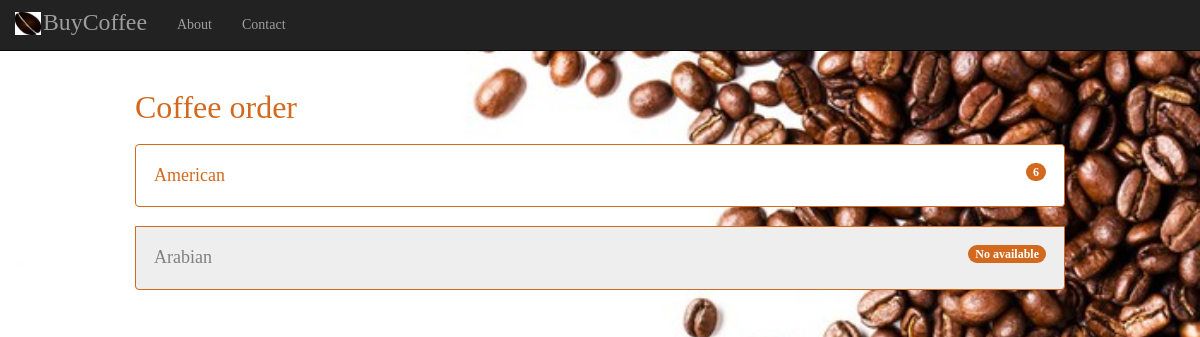
/coffee/, run on an earlier commit of the app's database.
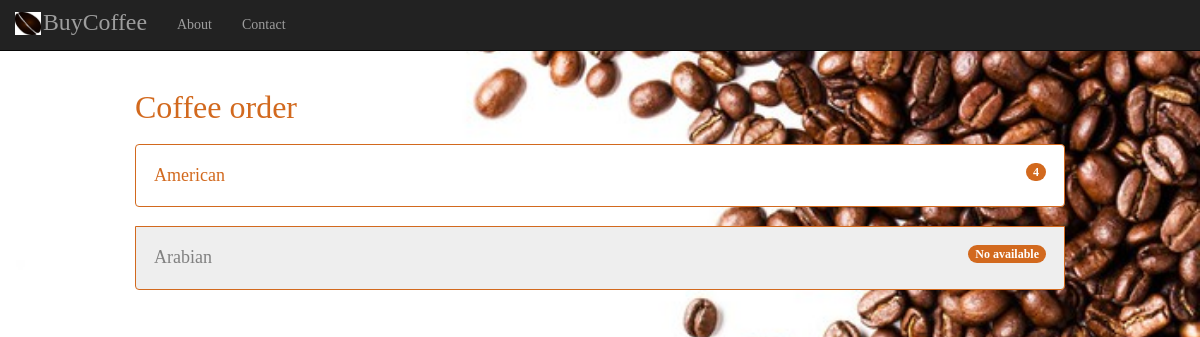
And on a later commit of the database.
### coffee/models.py (models this page shows, shortened)
class CoffeeCapsule(models.Model):
    AMERICAN = 'American'
    ARABIAN = 'Arabian'
    COFFEE_CHOICES = (
        (AMERICAN, 'American'),
        (ARABIAN, 'Arabian'),
    )
    coffeeType = models.CharField('Type', choices=COFFEE_CHOICES, max_length=25)
    additionDate = models.DateTimeField('addition date', default=timezone.now)
    expirationDate = models.DateTimeField('expiration date')
    coffeeDescription = models.TextField('Description', max_length=200, help_text="Insert a brief product description")
    coffeePrice = models.DecimalField('Price', max_digits=4, decimal_places=2, default=0.50)
    coffeeQuantity = models.PositiveSmallIntegerField('Quantity', default=1, editable=True)

### coffee/views.py (the view)
# urls.py: path('', views.IndexView.as_view(), name='index'),
class IndexView(generic.ListView):
    template_name = 'coffee/index.html'
    context_object_name = 'coffee_list'
    def get_queryset(self):
        return CoffeeCapsule.objects.all().values('coffeeType').annotate(coffeeQuantity=Sum('coffeeQuantity'))

### coffee/templates/coffee/index.html (shortened to what this page needs)
<!doctype html>
<html>
    <head>
        {% load static %}
        <link href="{% static '/coffee/css/bootstrap.min.css' %}" rel="stylesheet" type="text/css">
        <link href="{% static '/coffee/css/custom.css' %}" rel="stylesheet" type="text/css">
    </head>
    <body background="{% static '/coffee/image/sfondo1.jpg' %}"></body>
    <body>
    <nav class="navbar navbar-inverse navbar-fixed-top" role="navigation">
        <div class="container">
            <div class="navbar-header">
                <a class="navbar-brand" href="{% url 'index' %}">
                    BuyCoffee
                </a>
            </div>
            <div class="collapse navbar-collapse" id="bs-example-navbar-collapse-1">
                <ul class="nav navbar-nav">
                    <li>
                        <a href="{% url 'about' %}">About</a>
                    </li>
                    <li>
                        <a href="{% url 'contact' %}">Contact</a>
                    </li>
                </ul>
            </div>
        </div>
    </nav>
        <div class="container-fluid">
            <h1>Coffee order</h1>
            {% load static %}
            {% if coffee_list %}
            <ul class="list-group">
                {% for capsule in coffee_list %}
                    {% if capsule.coffeeQuantity is 0 %}
                        <button type="button" class="list-group-item disabled">
                            <font color="#808080">{{ capsule.coffeeType }}</font>
                            <span class="badge badge-primary badge-pill">No available</span>
                        </button>
                    {% else %}
                        <a class="nounderline" href="{% url 'payment' capsule.coffeeType %}">
                            <button type="button" class="list-group-item">
                                <font color="#d2691e">{{ capsule.coffeeType }}</font>
                                <span class="badge badge-primary badge-pill">{{ capsule.coffeeQuantity }}</span>
                            </button>
                        </a>
                    {% endif %}
                {% endfor %}
            </ul>
            {% else %}
            <ul class="list-group-item-warning">Non ci sono cialde disponibili</ul>
            {% endif %}
        </div>
                {% load static %}
    </body>
</html>

What changed in the data, as far as the page shows it:
changed CoffeeCapsule "American": coffeeQuantity "6" → "4"
